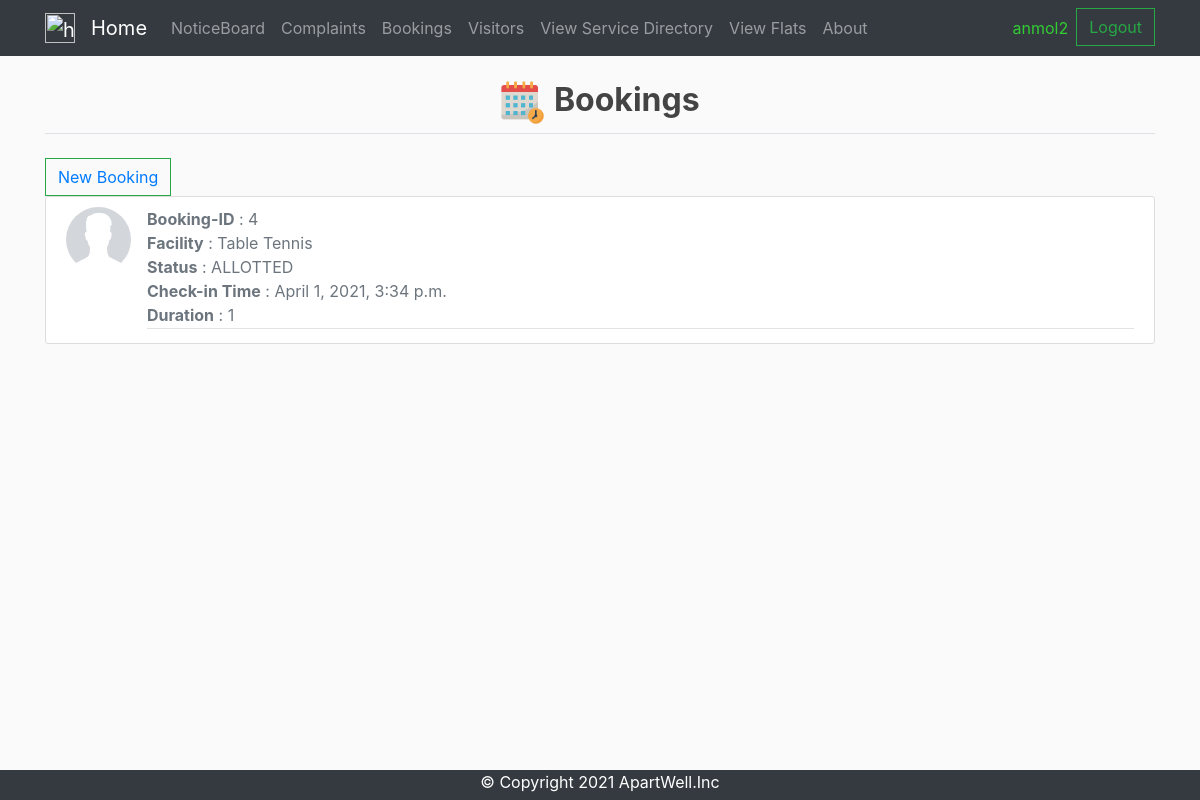
Page /bookings-list/ (signed in) on the committed database.
### bookings/models.py (models this page shows)
class Booking(models.Model) :
	WAITING = 'WAIT'
	ALLOTTED = 'ALOT'
	REJECTED = 'REJC'
	status_choices = [
		(WAITING, 'WAITING FOR APPROVAL'),
		(ALLOTTED, 'ALLOTTED'),
		(REJECTED, 'REJECTED'),
	]
	BADMINTON = 'BADM'
	TABLE_TENNIS = 'TATE'
	TENNIS = 'TENS'
	COMMUNITY_HALL = 'COMH'
	facility_choices = [
		(BADMINTON,'Badminton'),
		(TABLE_TENNIS, 'Table Tennis'),
		(TENNIS, 'Tennis'),
		(COMMUNITY_HALL, 'Community Hall'),
	]
	booking_id = models.AutoField(primary_key = True)
	user_id = models.ForeignKey(Resident,on_delete = models.CASCADE)
	facility = models.CharField(max_length = 20, choices = facility_choices)
	status = models.CharField(max_length = 4,choices = status_choices, default = WAITING)
	check_in = models.DateTimeField()
	duration = models.IntegerField()
	check_out = models.DateTimeField(null = True)

### bookings/views.py (the view)
# urls.py: path('bookings-list/', views.bookings_display_view.as_view(), name='bookings_display'),
class bookings_display_view(generic.ListView) :
	model = Booking
	template_name = 'bookings/bookings_display.html'
	context_object_name = 'bookings_list'
	def get_queryset(self) :
		user_id = self.request.user.id
		return Booking.objects.filter(user_id__exact = user_id)
	def get_context_data(self, **kwargs):
	    context = super().get_context_data(**kwargs)
	    context['user_id'] = self.request.user.id
	    resident = Resident.objects.get(user_id__exact = self.request.user.id)
	    context['image_url'] = resident.image.url
	    return context

### bookings/templates/bookings/bookings_display.html (shortened to what this page needs)
{% extends 'base.html' %}
{% load static %}
{% block content %}
<!DOCTYPE html>
<html>
  <head>
  	<link rel="stylesheet" href="{% static 'admin-complaint.css' %}">
  </head>
  <body>
    <legend class = "border-bottom mb-4"><h2 class="text-center"><img  src="/static/booking.png" width = "45" height = "45" alt="home" /> <strong>Bookings</strong></h2></legend>
    <div  id = "create_booking button">
       <button class="btn btn-outline-success my-2 my-sm-0"><a href="{% url 'bookings:create_booking' %}">New Booking</a>
       </button>
    </div>
        {% for booking in bookings_list %}
        <article class="media content-section">
        <img class = "rounded-circle article-img"src = "{{ image_url }}">
        <div class="media-body">
          <div class="article-metadata">
            <medium class="text-muted"><b>Booking-ID</b> : {{ booking.booking_id }}</br></medium>
            <medium class="text-muted"><b>Facility</b> : {{ booking.get_facility_display }}</br></medium>
            <medium class="text-muted"><b>Status</b> : {{ booking.get_status_display }}</br></medium>
            <medium class="text-muted"><b>Check-in Time</b> : {{ booking.check_in }}</br></medium>
            <medium class="text-muted"><b>Duration</b> : {{ booking.duration }}</br></medium>
          </div>
        </div>
        </article>
      {% endfor %}
  </body>
</html>
{% endblock %}

### templates/base.html (shortened to what this page needs)
{% load static %}
<html>
<head>
	<link rel="stylesheet" href="https://stackpath.bootstrapcdn.com/bootstrap/4.4.1/css/bootstrap.min.css">
	<link rel="stylesheet" type="text/css" href="{% static 'main.css' %}">
</head>
<body>
<nav class="navbar navbar-expand-lg navbar-dark bg-dark">
	<div class="container">
	  <a class="navbar-brand" href="{% url 'home' %}"><img  src="/static/apartments.png" width = "30" height = "30" alt="home" /></a>
	  <a class="navbar-brand" href="{% url 'home' %}">Home</a>
	  <div class="collapse navbar-collapse" id="navbarSupportedContent">
	    <ul class="navbar-nav mr-auto">
	    					<a class="nav-item nav-link" href="{% url 'noticeboard_notice_list' %}">NoticeBoard</a>
				{% if user.is_authenticated %}
						{% if user.is_superuser%}
							<a class="nav-item nav-link" href="{% url 'complaints:admin-complaint' %}">Complaints</a>
							<a class="nav-item nav-link" href="{% url 'bookings:admin-booking' %}">Bookings</a>
							<li class="nav-item dropdown">
							 <a class="nav-link dropdown-toggle" href="#" id="navbarDropdown" role="button" data-toggle="dropdown" aria-haspopup="true" aria-expanded="false">
								 Add User
							 </a>
							 <div class="dropdown-menu" aria-labelledby="navbarDropdown">
								 <a class="dropdown-item" href="{% url 'accounts:signup_resident' %}">Resident</a>
								 <div class="dropdown-divider"></div>
								 <a class="dropdown-item" href="{% url 'accounts:signup_watchmen' %}">Watchmen</a>
							 </div>
						 	</li>
						 	<a class="nav-item nav-link" href="{% url 'buildings:main_view'%}">View</a>
						{% elif user.profile.type == 'D' %}
							<a class="nav-item nav-link" href="{% url 'visitors:visitors_watchman' %}">Visitor Entry</a>
           				{% else %}
					 		 <a class="nav-item nav-link" href="{% url 'complaints:complaints_display' %}">Complaints</a>
			 				 <a class="nav-item nav-link" href="{% url 'bookings:bookings_display' %}">Bookings</a>
			 				 <a class="nav-item nav-link" href="{% url 'visitors:visitors_display' %}">Visitors</a>
  		                     <a class="nav-item nav-link" href="{% url 'buildings:service_directory_details'%}">View Service Directory</a>
  		                     <a class="nav-item nav-link" href="{% url 'buildings:flat_details'%}">View Flats</a>
					 {% endif %}
			 {% endif %}
			 <a class="nav-item nav-link" href="{% url 'about' %}">About</a>
	    </ul>
			<div class="form-inline my-2 my-lg-0">
					{% if not user.is_authenticated %}
							<a href="{% url 'accounts:login_user' %}">
									<button class="btn btn-outline-success my-2 my-sm-0" type="button">Log In</button>
							</a>
							<!-- <a href="{% url 'accounts:signup_resident' %}">
									<button class="btn btn-outline-success my-2 my-sm-0 ml-2" type="button" >
											Sign Up
									</button>
							</a> -->
					{% else %}
					<div class="navbar-nav">
							{% if user.is_superuser  %}
											<a class="nav-item nav-link" href="#" >{{ user.username }}</a>
											<a href="{% url 'accounts:logout_user' %}">
													<button class="btn btn-outline-success my-2 my-sm-0" type="button">Logout</button>
											</a>
							{% else%}
								<a class="nav-item nav-link" href="{% url 'accounts:profile' %}" style="color: #32CD32">{{ user.username }}</a>
								<a href="{% url 'accounts:logout_user' %}">
									<button class="btn btn-outline-success my-2 my-sm-0" type="button">Logout</button>
								</a>
							{% endif %}
					</div>
					{% endif %}
			</div>
		</div>
	</div>
</nav>
		<div class="container">
            <br>
            {% block content %}
            {% endblock content %}
         </div>
</body>
<div class="footer">
  <p>&copy; Copyright 2021 ApartWell.Inc</p>
</div>
</html>

### assets/main.css (style rules this page uses)
body { background: #fafafa; color: #333333; margin-top: 0rem; }
h1, h2, h3, h4, h5, h6 { color: #444444; }
ul { margin: 0; }
.content-section { background: #ffffff; padding: 10px 20px; border: 1px solid #dddddd; border-radius: 3px; margin-bottom: 20px; }
.article-img { height: 65px; width: 65px; margin-right: 16px; }
.article-metadata { padding-bottom: 1px; margin-bottom: 4px; border-bottom: 1px solid #e3e3e3 }
.bg-dark { background-color: #2d2e2f;!important; }
.btn { border-radius: 0; }

### templates/base.html (style rules this page uses)
.footer { position: fixed; left: 0; bottom: -10px; width: 100%; background-color: #343a40; color: white; text-align: center; }

### rows in the picture
Booking: booking_id "4", facility "Table Tennis", status "ALLOTTED", check_in "April 1, 2021, 3:34 p.m.", duration "1"

### other values in the picture
{{ user.username }} "anmol2"
